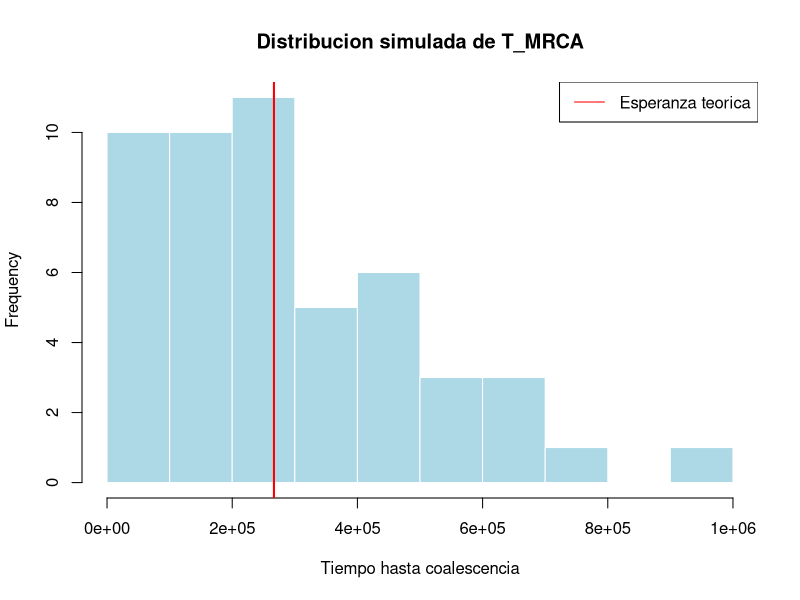
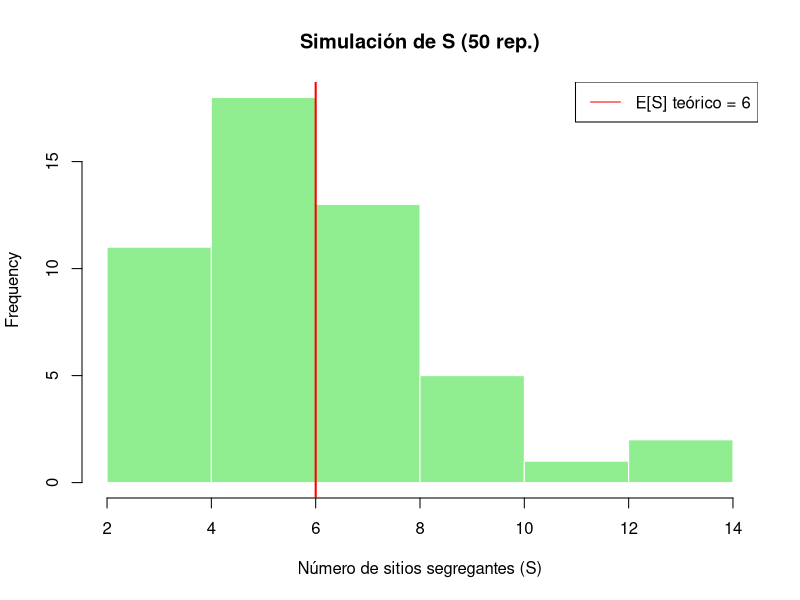
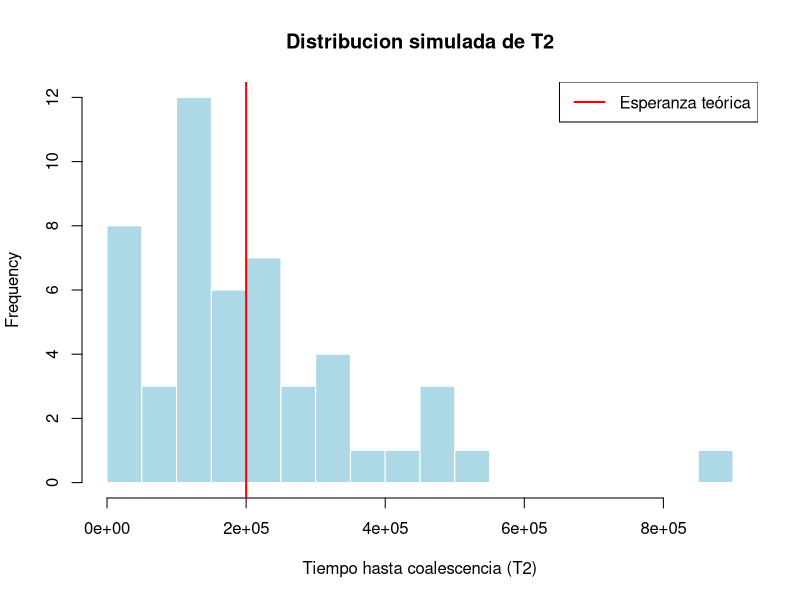
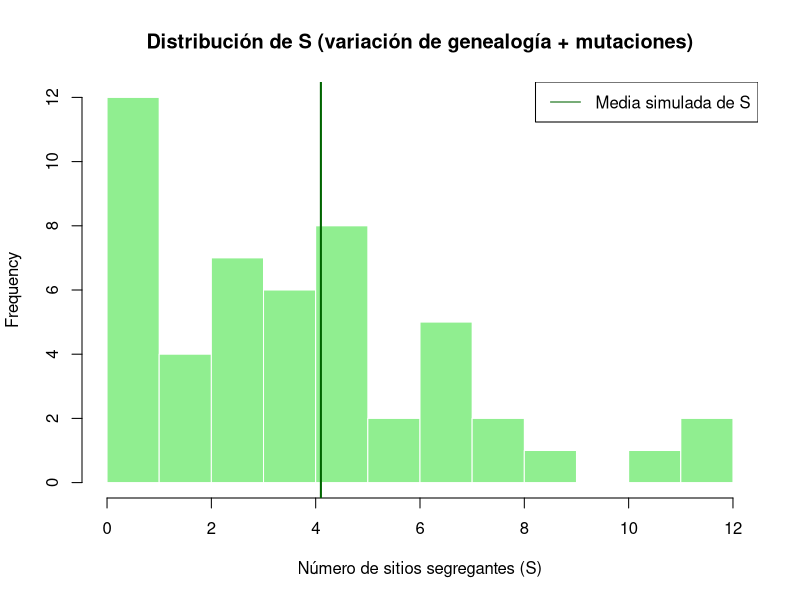

These charts were generated, in order, by the following R code:
## ---- chunk 1

N <- 1e5

# probabilidad de exito
p3 <- 6/(4*N)
p2 <- 2/(4*N)

# Esperanzas para cada T
E_T3 <- 1 / p3
E_T2 <- 1 / p2
E_TMRCA <- E_T3 + E_T2

# Simulaciones de T_MRCA
set.seed(123)  # asegurando que los números sea siempre los mismos
T3 <- rgeom(50, prob = p3)
T2 <- rgeom(50, prob = p2)
T_MRCA <- T3 + T2

cat("Esperanza teorica de T_MRCA =", E_TMRCA, " y la esperanza simulada T_MRCA =", mean(T_MRCA), "\n")

hist(T_MRCA,
     main = "Distribucion simulada de T_MRCA",
     xlab = "Tiempo hasta coalescencia",
     col = "lightblue", border = "white")
abline(v = E_TMRCA, col = "red", lwd = 2, lty = 1)
legend("topright", legend = c("Esperanza teorica"), col = "red", lty = 1)

## ---- chunk 2
# número de sitios segregantes
nS <- 6 # Ttotal * mu

# Simular 50 realizaciones de S
set.seed(321) # asegurando que los números sea siempre los mismos
S_sim <- rpois(50, nS)

# media de simular S
mean_S <- mean(S_sim)

# plot simple
hist(S_sim, main = "Simulación de S (50 rep.)", xlab = "Número de sitios segregantes (S)",
     col = "lightgreen", border = "white")
abline(v = nS, col = "red", lwd = 2, lty = 1)
legend("topright", legend = paste("E[S] teórico =", round(nS,2)), col = "red", lty = 1)

## ---- chunk 3

N <- 1e5

# Probabilidad de coalescencia
p2 <- 2/(4*N)

# Esperanzas para T
E_T2 <- 1 / p2

# Simulaciones de T2
set.seed(3)  # asegurando que los números sea siempre los mismos
T2 <- rgeom(50, prob = p2)

# Plot distribucion de T2
hist(T2,
     breaks = 15,
     main = "Distribucion simulada de T2",
     xlab = "Tiempo hasta coalescencia (T2)",
     col = "lightblue", border = "white")
abline(v = E_T2, col = "red", lwd = 2, lty = 1)
legend("topright", legend = c("Esperanza teórica"), col = "red", lty = 1, lwd = 2)

## ---- chunk 4

# Para cada T2 simulado, el árbol tiene 2 ramas => T_total = 2 * T2
T_total <- 2 * T2
lambda <- 1e-5 * T_total

# Simular S para cada genealogía (Poisson)
S <- rpois(50, lambda = lambda)

# Resumen de S
cat("\nSimulaciones de S:\n")
cat("Media simulada S =", mean(S), "  (sd =", sd(S), ")\n")

hist(S,
     breaks = 15,
     main = "Distribución de S (variación de genealogía + mutaciones)",
     xlab = "Número de sitios segregantes (S)",
     col = "lightgreen", border = "white")
abline(v = mean(S), col = "darkgreen", lwd = 2)
legend("topright", legend = c("Media simulada de S"),
       col = "darkgreen", lty = 1)
